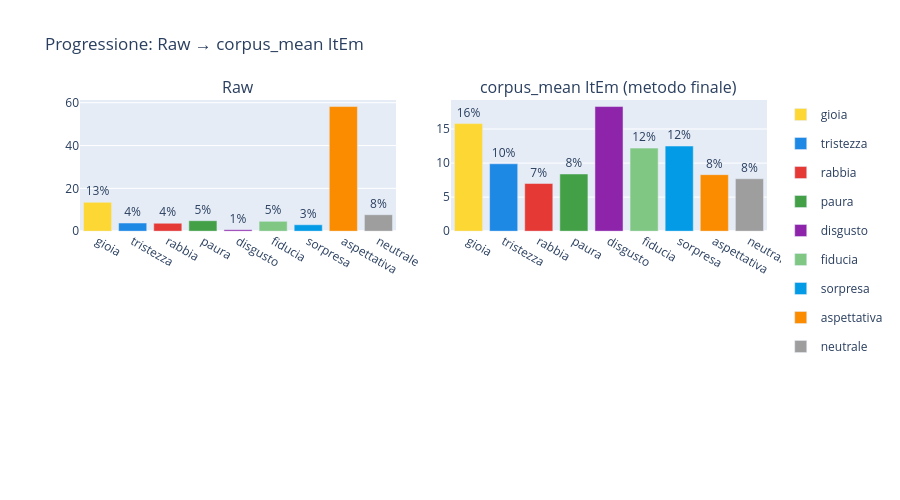

The cell this chart's notebook holds for it:
### Markdown cell above
## Confronto quantitativo: originale vs ricalcolato

Misuriamo l'impatto del ricalcolo su aspettativa e sulle altre emozioni, confrontando raw e corpus_mean.

### Code cell
plot_emotion_grid(
    panels=[
        ('Raw',                         df_raw),
        ('corpus_mean ItEm (metodo finale)', df_corpus_mean),
    ],
    total=total,
    title='Progressione: Raw → corpus_mean ItEm',
    height=500,
).show()

### Figure 1 — Plotly figure (JSON) as saved in the notebook; plotly's stock layout.template omitted (floating-point values rounded to 4 significant figures)
{"data": [{"legendgroup": "gioia", "marker": {"color": "#FDD835"}, "name": "gioia", "showlegend": true, "text": ["13%"], "textposition": "outside", "x": ["gioia"], "y": [13.5], "type": "bar", "xaxis": "x", "yaxis": "y"}, {"legendgroup": "tristezza", "marker": {"color": "#1E88E5"}, "name": "tristezza", "showlegend": true, "text": ["4%"], "textposition": "outside", "x": ["tristezza"], "y": [3.8], "type": "bar", "xaxis": "x", "yaxis": "y"}, {"legendgroup": "rabbia", "marker": {"color": "#E53935"}, "name": "rabbia", "showlegend": true, "text": ["4%"], "textposition": "outside", "x": ["rabbia"], "y": [3.7], "type": "bar", "xaxis": "x", "yaxis": "y"}, {"legendgroup": "paura", "marker": {"color": "#43A047"}, "name": "paura", "showlegend": true, "text": ["5%"], "textposition": "outside", "x": ["paura"], "y": [4.9], "type": "bar", "xaxis": "x", "yaxis": "y"}, {"legendgroup": "disgusto", "marker": {"color": "#8E24AA"}, "name": "disgusto", "showlegend": true, "text": ["1%"], "textposition": "outside", "x": ["disgusto"], "y": [0.7], "type": "bar", "xaxis": "x", "yaxis": "y"}, {"legendgroup": "fiducia", "marker": {"color": "#81C784"}, "name": "fiducia", "showlegend": true, "text": ["5%"], "textposition": "outside", "x": ["fiducia"], "y": [4.6], "type": "bar", "xaxis": "x", "yaxis": "y"}, {"legendgroup": "sorpresa", "marker": {"color": "#039BE5"}, "name": "sorpresa", "showlegend": true, "text": ["3%"], "textposition": "outside", "x": ["sorpresa"], "y": [3.0], "type": "bar", "xaxis": "x", "yaxis": "y"}, {"legendgroup": "aspettativa", "marker": {"color": "#FB8C00"}, "name": "aspettativa", "showlegend": true, "text": ["58%"], "textposition": "outside", "x": ["aspettativa"], "y": [58.2], "type": "bar", "xaxis": "x", "yaxis": "y"}, {"legendgroup": "neutrale", "marker": {"color": "#9E9E9E"}, "name": "neutrale", "showlegend": true, "text": ["8%"], "textposition": "outside", "x": ["neutrale"], "y": [7.7], "type": "bar", "xaxis": "x", "yaxis": "y"}, {"legendgroup": "gioia", "marker": {"color": "#FDD835"}, "name": "gioia", "showlegend": false, "text": ["16%"], "textposition": "outside", "x": ["gioia"], "y": [15.8], "type": "bar", "xaxis": "x2", "yaxis": "y2"}, {"legendgroup": "tristezza", "marker": {"color": "#1E88E5"}, "name": "tristezza", "showlegend": false, "text": ["10%"], "textposition": "outside", "x": ["tristezza"], "y": [9.9], "type": "bar", "xaxis": "x2", "yaxis": "y2"}, {"legendgroup": "rabbia", "marker": {"color": "#E53935"}, "name": "rabbia", "showlegend": false, "text": ["7%"], "textposition": "outside", "x": ["rabbia"], "y": [7.0], "type": "bar", "xaxis": "x2", "yaxis": "y2"}, {"legendgroup": "paura", "marker": {"color": "#43A047"}, "name": "paura", "showlegend": false, "text": ["8%"], "textposition": "outside", "x": ["paura"], "y": [8.4], "type": "bar", "xaxis": "x2", "yaxis": "y2"}, {"legendgroup": "disgusto", "marker": {"color": "#8E24AA"}, "name": "disgusto", "showlegend": false, "text": ["18%"], "textposition": "outside", "x": ["disgusto"], "y": [18.3], "type": "bar", "xaxis": "x2", "yaxis": "y2"}, {"legendgroup": "fiducia", "marker": {"color": "#81C784"}, "name": "fiducia", "showlegend": false, "text": ["12%"], "textposition": "outside", "x": ["fiducia"], "y": [12.2], "type": "bar", "xaxis": "x2", "yaxis": "y2"}, {"legendgroup": "sorpresa", "marker": {"color": "#039BE5"}, "name": "sorpresa", "showlegend": false, "text": ["12%"], "textposition": "outside", "x": ["sorpresa"], "y": [12.5], "type": "bar", "xaxis": "x2", "yaxis": "y2"}, {"legendgroup": "aspettativa", "marker": {"color": "#FB8C00"}, "name": "aspettativa", "showlegend": false, "text": ["8%"], "textposition": "outside", "x": ["aspettativa"], "y": [8.3], "type": "bar", "xaxis": "x2", "yaxis": "y2"}, {"legendgroup": "neutrale", "marker": {"color": "#9E9E9E"}, "name": "neutrale", "showlegend": false, "text": ["8%"], "textposition": "outside", "x": ["neutrale"], "y": [7.7], "type": "bar", "xaxis": "x2", "yaxis": "y2"}], "layout": {"xaxis": {"anchor": "y", "domain": [0.0, 0.46]}, "yaxis": {"anchor": "x", "domain": [0.59, 1.0]}, "xaxis2": {"anchor": "y2", "domain": [0.54, 1.0]}, "yaxis2": {"anchor": "x2", "domain": [0.59, 1.0]}, "xaxis3": {"anchor": "y3", "domain": [0.0, 0.46]}, "yaxis3": {"anchor": "x3", "domain": [0.0, 0.41]}, "xaxis4": {"anchor": "y4", "domain": [0.54, 1.0]}, "yaxis4": {"anchor": "x4", "domain": [0.0, 0.41]}, "annotations": [{"font": {"size": 16}, "showarrow": false, "text": "Raw", "x": 0.23, "xanchor": "center", "xref": "paper", "y": 1.0, "yanchor": "bottom", "yref": "paper"}, {"font": {"size": 16}, "showarrow": false, "text": "corpus_mean ItEm (metodo finale)", "x": 0.77, "xanchor": "center", "xref": "paper", "y": 1.0, "yanchor": "bottom", "yref": "paper"}], "title": {"text": "Progressione: Raw → corpus_mean ItEm"}, "barmode": "group", "height": 500}}
